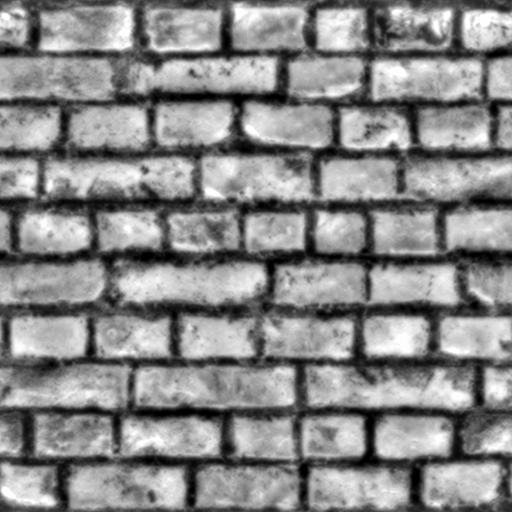
#> input picture heightmap.png, 512 x 512 px
$ python main.py
#> lines starting #> are read from the running program, lines starting #| are printed output that depends on the picture
import numpy as np
from PIL import Image
import math
import os
import sys

# Constants
PIXEL_SIZE = 0.019  # 19μm resolution
DEPTH_FACTOR = 0.1  # Max depth is 10% of the cylinder radius  TODO make it an explicit mm value

def load_heightmap(image_path):
    """Load the heightmap and return a normalized grayscale array."""
    image = Image.open(image_path).convert('L')  # Convert to grayscale
    heightmap = np.array(image, dtype=np.float32)
    heightmap = 1.0 - (heightmap / 255.0)  # Invert heightmap (White = low, Black = high)
    return heightmap

def process_vertices(heightmap, radius, max_depth):
    """Generate vertices, uvs, and normals for the cylindrical mesh."""
    height, width = heightmap.shape
    vertices = []
    uvs = []
    normals = []

    for y in range(height):
        sys.stdout.write(f"\rProcessing row {y+1}/{height}   ")  # Overwrite same line
        sys.stdout.flush()
        for x in range(width):
            theta = (x * (2 * math.pi)) / (width - 1)
            world_z = (y / (height - 1)) * (height * PIXEL_SIZE)
            base_x = radius * math.cos(theta)
            base_y = radius * math.sin(theta)

            center_x, center_y = 0, 0
            vector_x = base_x - center_x
            vector_y = base_y - center_y
            length = math.sqrt(vector_x ** 2 + vector_y ** 2)
            depth_offset = heightmap[y, x] * max_depth
            if length > 0:
                scale = (radius - depth_offset) / length
                adjusted_x = center_x + vector_x * scale
                adjusted_y = center_y + vector_y * scale
            else:
                adjusted_x, adjusted_y = base_x, base_y

            vertices.append((adjusted_x, adjusted_y, world_z))
            uvs.append((x / (width - 1), y / (height - 1)))
            normals.append((math.cos(theta), math.sin(theta), 0))

    print("\nProcessing complete.")
    return vertices, uvs, normals

def process_faces(height, width):
    """Generate face indices for the cylindrical mesh."""
    faces = []
    for y in range(height - 1):
        for x in range(width - 1):
            v0 = y * width + x
            v1 = v0 + 1
            v2 = v0 + width
            v3 = v2 + 1

            faces.append((v0, v1, v3))
            faces.append((v0, v3, v2))

    for y in range(height - 1):
        v0 = y * width + (width - 1)
        v1 = y * width
        v2 = (y + 1) * width + (width - 1)
        v3 = (y + 1) * width

        faces.append((v0, v1, v3))
        faces.append((v0, v3, v2))

    return faces

def save_obj(filename, vertices, faces, uvs, normals):
    """Save the generated mesh to an OBJ file."""
    with open(filename, 'w') as f:
        for v in vertices:
            f.write(f'v {v[0]} {v[1]} {v[2]}\n')
        for vt in uvs:
            f.write(f'vt {vt[0]} {vt[1]}\n')
        for vn in normals:
            f.write(f'vn {vn[0]} {vn[1]} {vn[2]}\n')
        for face in faces:
            f.write(f'f {face[0]+1}/{face[0]+1}/{face[0]+1} {face[1]+1}/{face[1]+1}/{face[1]+1} {face[2]+1}/{face[2]+1}/{face[2]+1}\n')

def save_metadata(filename, height, width, radius, vertex_count, face_count, obj_filename):
    """Save metadata about the processed heightmap conversion."""
    with open(filename, 'w') as f:
        f.write(f'Image size: {width}x{height}\n')
        f.write(f'Cylinder height: {height * PIXEL_SIZE}\n')
        f.write(f'Cylinder radius: {radius}\n')
        f.write(f'Total number of vertices: {vertex_count}\n')
        f.write(f'Total number of triangles: {face_count}\n')
        f.write(f'Total file size: {os.path.getsize(obj_filename)} bytes\n')

def process_images():
    """List images and allow batch processing or selection."""
    images = [f for f in os.listdir() if f.endswith(('.png', '.jpg', '.jpeg'))]
    if len(images) == 1:
        selected_images = images
    else:
        print("Select an image to process:")
        for i, img in enumerate(images[:9]):
            print(f"{i+1}. {img}")
        print("0. Process all")
        choice = int(input("Enter your choice: "))
        batch_process = False

        if choice == 0:
            selected_images = images
            batch_process = bool(input("Process all, y or n: ") == "y")
        else:
            selected_images = [images[choice - 1]]

    for image in selected_images:
        heightmap = load_heightmap(image)
#> in load_heightmap, image is the input picture: PIL image 512x512 L; min 0, max 255, mean 135.9
#> in load_heightmap, `heightmap = 1.0 - (heightmap / 255.0)`:
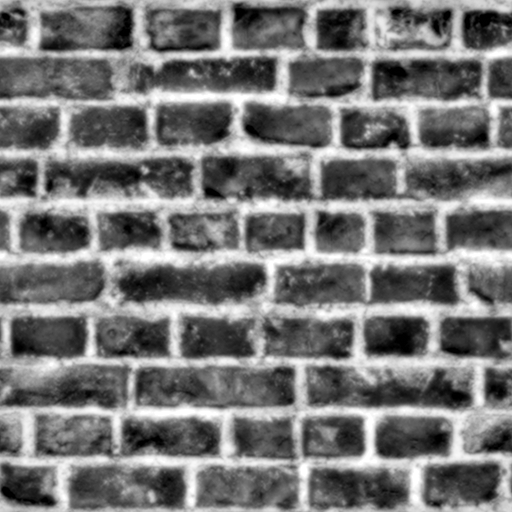
#> heightmap: shape (512, 512) float32; min 0, max 1, mean 0.467
        height, width = heightmap.shape
#> height = 512; width = 512
        radius = (width * PIXEL_SIZE) / (2 * math.pi)
#> radius = 1.55
        max_depth = radius * DEPTH_FACTOR
#> max_depth = 0.155

        vertices, uvs, normals = process_vertices(heightmap, radius, max_depth)
#> after the loop in process_vertices, `for y in range(height):`: normals = 262144 items
#> vertices = 262144 items; uvs = 262144 items; normals = 262144 items
        faces = process_faces(height, width)

        obj_filename = image.replace('.png', '.obj')
        txt_filename = image.replace('.png', '.txt')
        save_obj(obj_filename, vertices, faces, uvs, normals)
#> the loop in save_obj, `for v in vertices:` made 262144 passes
#> v on passes 1 to 3: (1.43, 0, 0), (1.43, 0.0176, 0), (1.43, 0.0351, 0)
#> the loop in save_obj, `for vt in uvs:` made 262144 passes
#> vt on passes 1 to 3: (0, 0), (0.00196, 0), (0.00391, 0)
#> the loop in save_obj, `for vn in normals:` made 262144 passes
#> vn on passes 1 to 3: (1, 0, 0), (1, 0.0123, 0), (1, 0.0246, 0)
        save_metadata(txt_filename, height, width, radius, len(vertices), len(faces),obj_filename)

        if len(selected_images) > 1 and not batch_process:
            input("Press Enter to continue to the next image...")

# Run image processing
process_images()
